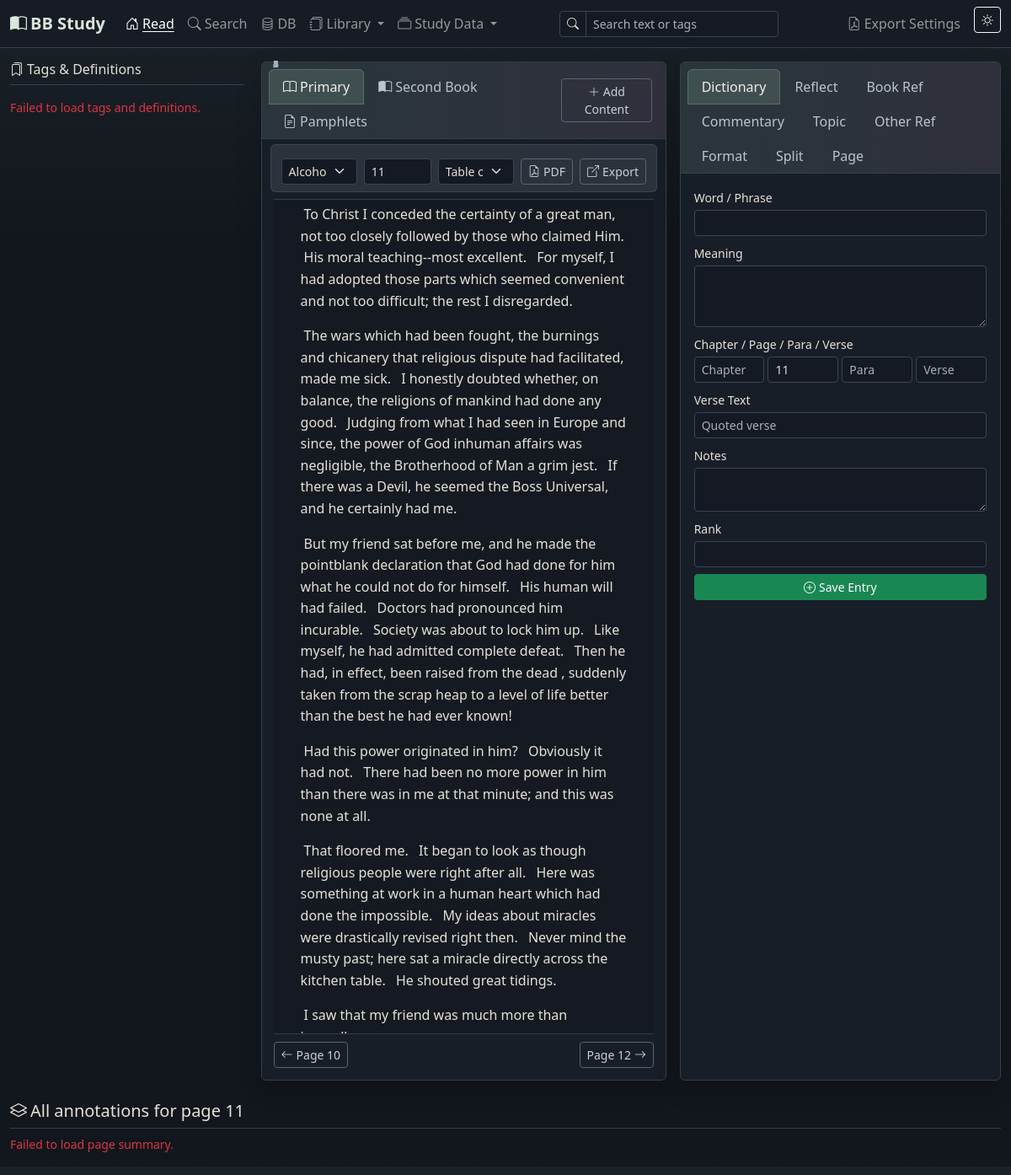
Before: / with the older database file.
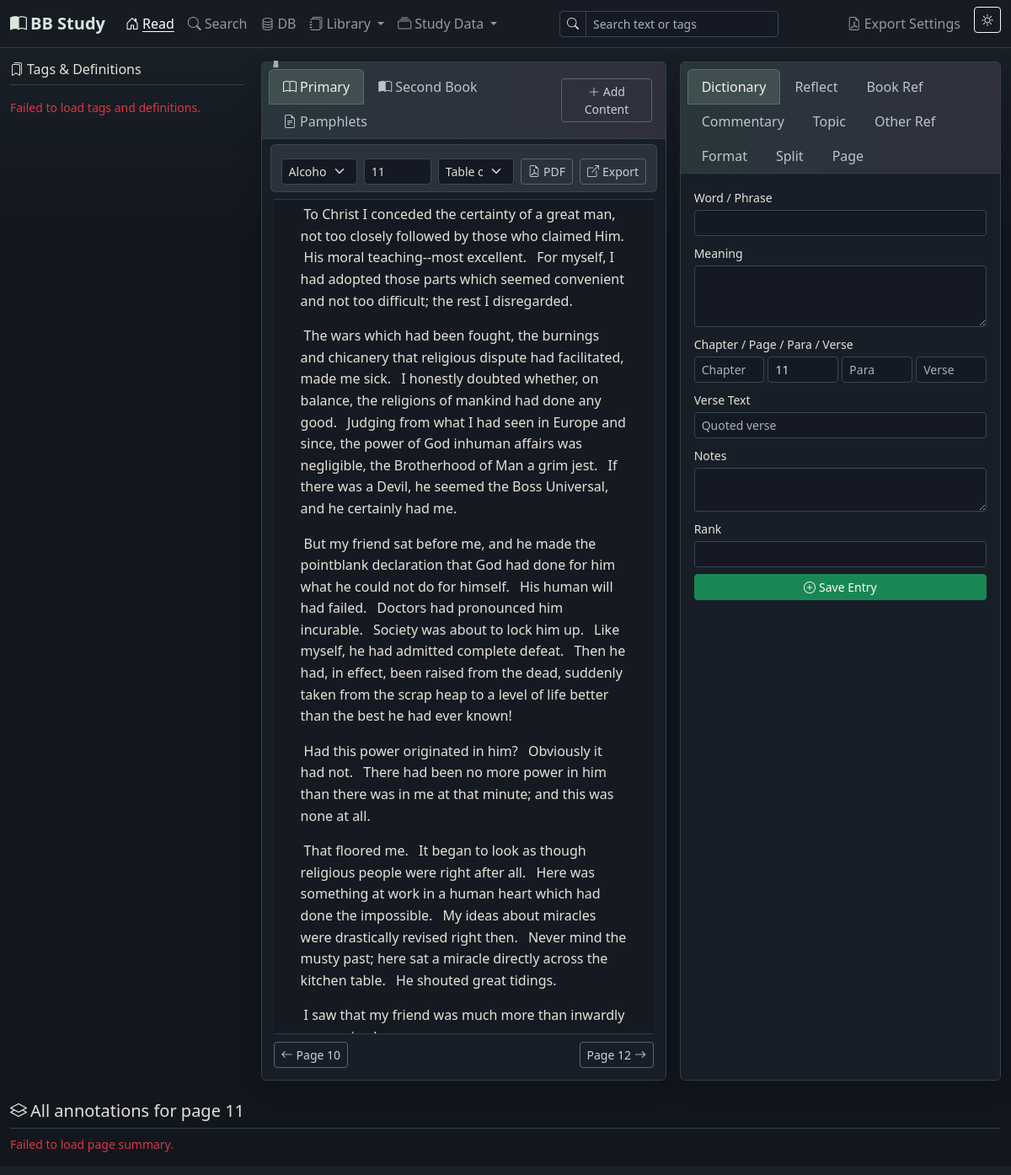
After: the same page with the newer database file.
### app/models.py (models this page shows, shortened)
class Setting(db.Model):
    __tablename__ = 'settings'
    id = db.Column(db.Integer, primary_key=True)
    key = db.Column(db.String(100), unique=True, nullable=False)
    value = db.Column(db.Text, default='')

class BookContent(db.Model):
    __tablename__ = 'book_content'
    id = db.Column(db.Integer, primary_key=True)
    book_id = db.Column(db.Integer, db.ForeignKey('books.id'), nullable=False)
    content_mode = db.Column(db.String(20), nullable=False, default='sentence')
    chapter_number = db.Column(db.String(20))
    chapter_name = db.Column(db.String(100))
    chapter = db.Column(db.String(100))
    page = db.Column(db.String(20))
    relative_page_number = db.Column(db.Integer)
    paragraph = db.Column(db.Integer)
    verse = db.Column(db.Integer)
    content = db.Column(db.Text, nullable=False)
    created_at = db.Column(db.DateTime, default=datetime.utcnow)
    topics = db.relationship('ContentTopic', backref='content', lazy=True,
                             cascade='all, delete-orphan',
                             foreign_keys='ContentTopic.book_content_id')

### app/routes/main.py (the view)
@main_bp.route('/')
def index():
    theme = get_theme()
    book_id = request.args.get('book_id', type=int)
    current_book = Book.query.get(book_id) if book_id else get_current_book()
    current_page = request.args.get('page') or (
        get_book_page(current_book.id, get_current_page()) if current_book else get_current_page()
    )
    content_mode = 'sentence'
    secondary_book_id = request.args.get('secondary_book_id', type=int)
    secondary_book = Book.query.get(secondary_book_id) if secondary_book_id else get_current_secondary_book()
    secondary_page = request.args.get('secondary_page') or (
        get_secondary_book_page(secondary_book.id, '1') if secondary_book else '1'
    )
    secondary_content_mode = 'sentence'
    books = Book.query.order_by(Book.title).all()
    if current_book:
        _set_setting('current_book_id', current_book.id)
        if current_page:
            _set_setting('current_page', current_page)
            _set_setting(_book_position_key(current_book.id, 'page'), current_page)
    if secondary_book:
        _set_setting('current_secondary_book_id', secondary_book.id)
        if secondary_page:
            _set_setting(_secondary_book_position_key(secondary_book.id, 'page'), secondary_page)
    primary_state = _build_reader_state(current_book, current_page)
    secondary_state = _build_reader_state(secondary_book, secondary_page)
    return render_template('index.html',
                           theme=theme,
                           current_book=current_book,
                           current_page=current_page,
                           previous_page=primary_state['previous_page'],
                           next_page=primary_state['next_page'],
                           content_mode=content_mode,
                           page_content=primary_state['page_content'],
                           content_formats=primary_state['content_formats'],
                           toc_entries=primary_state['toc_entries'],
                           secondary_book=secondary_book,
                           secondary_page=secondary_page,
                           secondary_previous_page=secondary_state['previous_page'],
                           secondary_next_page=secondary_state['next_page'],
                           secondary_content_mode=secondary_content_mode,
                           secondary_page_content=secondary_state['page_content'],
                           secondary_content_formats=secondary_state['content_formats'],
                           secondary_toc_entries=secondary_state['toc_entries'],
                           books=books)

### app/templates/index.html (shortened to what this page needs)
{% extends 'base.html' %}
{% block navbar_tools %}
<div class="d-flex align-items-center gap-2 my-2 my-lg-0 me-lg-2">
  <div class="position-relative">
    <div class="input-group input-group-sm" style="width:260px;">
      <span class="input-group-text"><i class="bi bi-search"></i></span>
      <input id="readSearchQuery" type="text" class="form-control" placeholder="Search text or tags">
    </div>
  </div>
</div>
{% endblock %}
{% block content %}
<div class="row g-3">
  <aside class="col-xl-3 page-study-rail {% if not current_book %}d-none{% endif %}" aria-label="Tags and definitions">
    <div class="page-study-rail-inner">
      <h6 class="border-bottom pb-2 mb-3">
        <i class="bi bi-bookmarks me-1"></i>Tags &amp; Definitions
      </h6>
      <div id="pageStudyRail" class="page-study-stack">
      </div>
    </div>
  </aside>
  <div class="col-lg-7 {% if current_book %}col-xl-5{% else %}col-xl-7{% endif %}">
    <div class="card h-100">
      <div class="card-header d-flex justify-content-between align-items-center">
        <ul class="nav nav-tabs card-header-tabs" id="bookPaneTabs">
          <li class="nav-item">
            <button class="nav-link active" data-bs-toggle="tab" data-bs-target="#primaryBookPane">
              <i class="bi bi-book me-1"></i>Primary
            </button>
          </li>
          <li class="nav-item">
            <button class="nav-link" data-bs-toggle="tab" data-bs-target="#secondaryBookPane">
              <i class="bi bi-book-half me-1"></i>Second Book
            </button>
          </li>
          <li class="nav-item">
            <button class="nav-link" data-bs-toggle="tab" data-bs-target="#pamphletBookPane">
              <i class="bi bi-file-earmark-text me-1"></i>Pamphlets
            </button>
          </li>
        </ul>
        <button class="btn btn-sm btn-outline-secondary" data-bs-toggle="modal" data-bs-target="#addContentModal">
          <i class="bi bi-plus-lg"></i> Add Content
        </button>
      </div>
      <div class="card-body tab-content book-pane-body">
        <div class="tab-pane fade show active" id="primaryBookPane">
          <div class="reader-controls row g-2 align-items-center mb-2">
            <div class="col-12 col-md">
              <select id="bookSelect" class="form-select form-select-sm">
                {% for b in books %}
                  <option value="{{ b.id }}" {% if current_book and current_book.id == b.id %}selected{% endif %}>
                    {{ b.title }}
                  </option>
                {% endfor %}
              </select>
            </div>
            <div class="col-auto">
              <input id="pageInput" type="text" class="form-control form-control-sm" style="width:80px;"
                     value="{{ current_page }}" placeholder="Page">
            </div>
            {% if toc_entries %}
            <div class="col-12 col-md">
              <select id="primaryTocSelect" class="form-select form-select-sm">
                <option value="">Table of contents</option>
              </select>
            </div>
            {% endif %}
            <div class="col-auto">
              {% if current_book and current_book.pdf_path %}
                <a class="btn btn-sm btn-outline-secondary" href="{{ url_for('main.book_pdf', book_id=current_book.id) }}" target="_blank" rel="noopener">
                  <i class="bi bi-file-earmark-pdf me-1"></i>PDF
                </a>
              {% endif %}
            </div>
            <div class="col-auto">
              {% if current_book %}
                <a class="btn btn-sm btn-outline-secondary" href="{{ url_for('main.export_page_pdf', book_id=current_book.id, page=current_page) }}" target="_blank" rel="noopener">
                  <i class="bi bi-box-arrow-up-right me-1"></i>Export
                </a>
              {% endif %}
            </div>
          </div>
          <div class="book-content-scroll" id="pageContentArea">
            {% if page_content %}
              {% set cur_para = namespace(val=None) %}
              {% for item in page_content %}
                {% if item.paragraph != cur_para.val %}
                  {% if cur_para.val is not none %}</p>{% endif %}
                  <p class="book-paragraph" data-paragraph="{{ item.paragraph }}">
                  {% set cur_para.val = item.paragraph %}
                {% endif %}
                {% set verse_key = item.paragraph ~ '-' ~ item.verse %}
                {% set fmt = content_formats.get(verse_key) %}
                <span class="verse-fragment sentence-verse {{ 'formatted-bold' if fmt and fmt.is_bold else '' }} {{ 'formatted-italic' if fmt and fmt.is_italic else '' }} {{ 'formatted-role-' ~ fmt.content_role if fmt and fmt.content_role and fmt.content_role != 'body' else '' }} {{ 'formatted-align-' ~ fmt.alignment_override if fmt and fmt.alignment_override else '' }}"
                      data-is-bold="{{ 'true' if fmt and fmt.is_bold else 'false' }}"
                      data-is-italic="{{ 'true' if fmt and fmt.is_italic else 'false' }}"
                      data-content-role="{{ fmt.content_role if fmt and fmt.content_role else 'body' }}"
                      data-alignment-override="{{ fmt.alignment_override if fmt and fmt.alignment_override else '' }}"
                      data-content-id="{{ item.id }}"
                      data-content-mode="sentence"
                      data-raw-content="{{ item.content }}"
                      data-verse-key="{{ verse_key }}"
                      data-chapter="{{ item.chapter_name or item.chapter or '' }}"
                      data-page="{{ item.page }}"
                      data-paragraph="{{ item.paragraph }}"
                      data-verse="{{ item.verse }}"><sup class="content-number">{{ item.verse }}</sup>{{ item.content }} </span>
              {% endfor %}
              {% if page_content %}</p>{% endif %}
            {% elif current_book %}
              <p class="text-muted fst-italic">No content stored for this page yet.</p>
            {% else %}
              <p class="text-muted fst-italic">Select a book and page to begin reading.</p>
            {% endif %}
          </div>
          {% if current_book %}
          <div class="reader-footer d-flex justify-content-between align-items-center mt-2">
            <div>
              {% if previous_page %}
              <a class="btn btn-sm btn-outline-secondary"
                 href="{{ url_for('main.index', book_id=current_book.id, page=previous_page, secondary_book_id=secondary_book.id if secondary_book else none, secondary_page=secondary_page if secondary_book else none) }}">
                <i class="bi bi-arrow-left me-1"></i>Page {{ previous_page }}
              </a>
              {% endif %}
            </div>
            <div>
              {% if next_page %}
              <a class="btn btn-sm btn-outline-secondary"
                 href="{{ url_for('main.index', book_id=current_book.id, page=next_page, secondary_book_id=secondary_book.id if secondary_book else none, secondary_page=secondary_page if secondary_book else none) }}">
                Page {{ next_page }}<i class="bi bi-arrow-right ms-1"></i>
              </a>
              {% endif %}
            </div>
          </div>
          {% endif %}
        </div>
      </div>
    </div>
  </div>
  <div class="col-lg-5 col-xl-4">
    <div class="card h-100">
      <div class="card-header">
        <ul class="nav nav-tabs card-header-tabs" id="entryTabs">
          <li class="nav-item">
            <button class="nav-link active" data-bs-toggle="tab" data-bs-target="#tabDict">
              Dictionary
            </button>
          </li>
          <li class="nav-item">
            <button class="nav-link" data-bs-toggle="tab" data-bs-target="#tabReflect">
              Reflect
            </button>
          </li>
          <li class="nav-item">
            <button class="nav-link" data-bs-toggle="tab" data-bs-target="#tabRef">
              Book Ref
            </button>
          </li>
          <li class="nav-item">
            <button class="nav-link" data-bs-toggle="tab" data-bs-target="#tabComm">
              Commentary
            </button>
          </li>
          <li class="nav-item">
            <button class="nav-link" data-bs-toggle="tab" data-bs-target="#tabTopic">
              Topic
            </button>
          </li>
          <li class="nav-item">
            <button class="nav-link" data-bs-toggle="tab" data-bs-target="#tabSrc">
              Other Ref
            </button>
          </li>
          <li class="nav-item">
            <button class="nav-link" data-bs-toggle="tab" data-bs-target="#tabFormat">
              Format
            </button>
          </li>
          <li class="nav-item">
            <button class="nav-link" data-bs-toggle="tab" data-bs-target="#tabSplit">
              Split
            </button>
          </li>
          <li class="nav-item">
            <button class="nav-link" data-bs-toggle="tab" data-bs-target="#tabPageFormat">
              Page
            </button>
          </li>
        </ul>
      </div>
      <div class="card-body tab-content overflow-auto" style="max-height:60vh;">
        <div class="tab-pane fade show active" id="tabDict">
          <form id="dictForm" class="mb-0">
            <div class="mb-2">
              <label class="form-label small mb-1">Word / Phrase</label>
              <input type="text" class="form-control form-control-sm" id="dictWord" required>
            </div>
            <div class="mb-2">
              <label class="form-label small mb-1">Meaning</label>
              <textarea class="form-control form-control-sm" id="dictMeaning" rows="3" required></textarea>
            </div>
            <div class="mb-2">
              <label class="form-label small mb-1">Chapter / Page / Para / Verse</label>
              <div class="row g-1">
                <div class="col"><input type="text" class="form-control form-control-sm" id="dictChapter" placeholder="Chapter"></div>
                <div class="col"><input type="text" class="form-control form-control-sm" id="dictPage" placeholder="Page"></div>
                <div class="col"><input type="number" class="form-control form-control-sm" id="dictPara" placeholder="Para"></div>
                <div class="col"><input type="number" class="form-control form-control-sm" id="dictLine" placeholder="Verse"></div>
              </div>
            </div>
            <div class="mb-2">
              <label class="form-label small mb-1">Verse Text</label>
              <input type="text" class="form-control form-control-sm" id="dictLineText" placeholder="Quoted verse">
            </div>
            <div class="mb-2">
              <label class="form-label small mb-1">Notes</label>
              <textarea class="form-control form-control-sm" id="dictNotes" rows="2"></textarea>
            </div>
            <div class="mb-2">
              <label class="form-label small mb-1">Rank</label>
              <input type="number" class="form-control form-control-sm" id="dictRank" min="1" step="1">
            </div>
            <button type="submit" class="btn btn-sm btn-success w-100">
              <i class="bi bi-plus-circle me-1"></i>Save Entry
            </button>
          </form>
        </div>
      </div>
    </div>
  </div>
</div>
<div class="mt-4" id="pageSummarySection">
  {% if current_book %}
  <h5 class="border-bottom pb-2">
    <i class="bi bi-layers me-1"></i>All annotations for page <span id="summaryPageLabel">{{ current_page }}</span>
  </h5>
  <div id="pageSummary" class="summary-masonry">
  </div>
  {% endif %}
</div>
{% endblock %}

Changed rows visible on the page:
changed BookContent: content "Then he had, in effect, been raised from the dead , suddenly taken from the scrap heap to a level of life better than the best he had ever known!" → "Then he had, in effect, been raised from the dead, suddenly taken from the scrap heap to a level of life better than the best he had ever known!"
changed BookContent: content "I saw that my friend was much more than…" → "I saw that my friend was much more than inwardly…"
